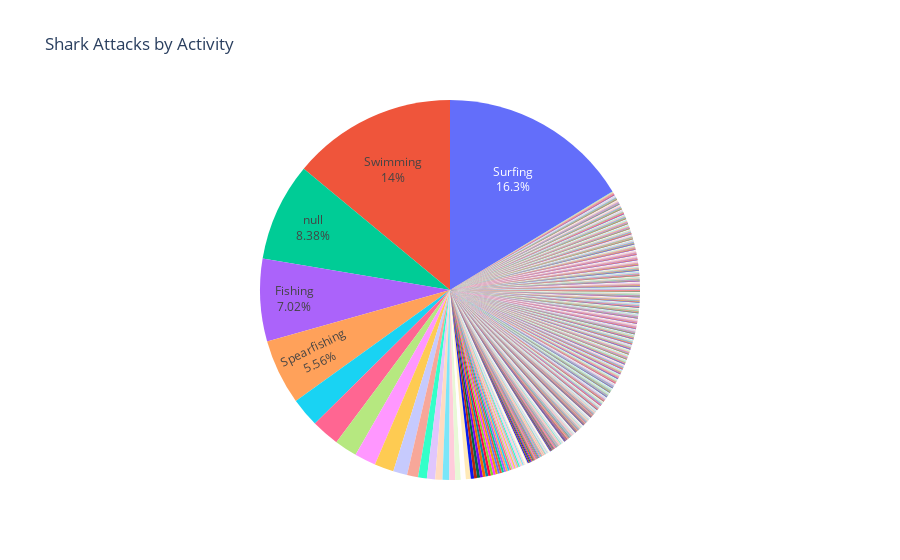

Notebook source saved alongside this figure:
### Code cell
# Visualization 3: Shark Attacks by Activity
fig4 = px.pie(df, names='Activity', title='Shark Attacks by Activity')
fig4.update_layout(showlegend=False)
fig4.update_traces(textposition='inside', textinfo='percent+label')
fig4.update_layout(uniformtext_minsize=12, uniformtext_mode='hide')
fig4.show()

### Figure 1 — Plotly figure (JSON) as saved in the notebook; plotly's stock layout.template omitted (floating-point values rounded to 4 significant figures; data arrays with more than 128 entries replaced by an {"elided": "..."} marker saying what was removed)
{"data": [{"domain": {"x": [0, 1], "y": [0, 1]}, "hovertemplate": "Activity=%{label}<extra></extra>", "labels": {"elided": "6709 str values"}, "legendgroup": "", "name": "", "showlegend": true, "textinfo": "percent+label", "textposition": "inside", "type": "pie"}], "layout": {"legend": {"tracegroupgap": 0}, "showlegend": false, "title": {"text": "Shark Attacks by Activity"}, "uniformtext": {"minsize": 12, "mode": "hide"}}}
